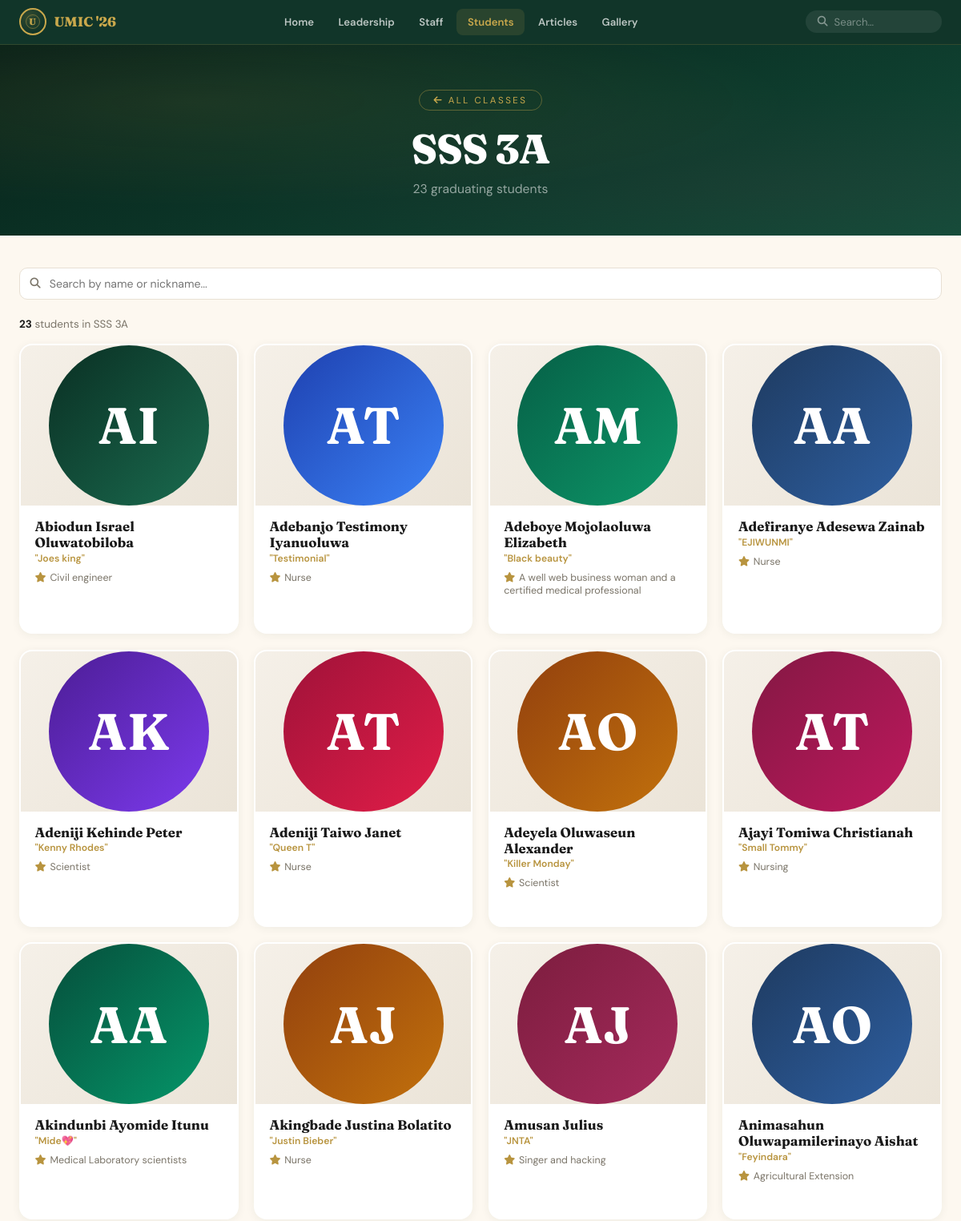
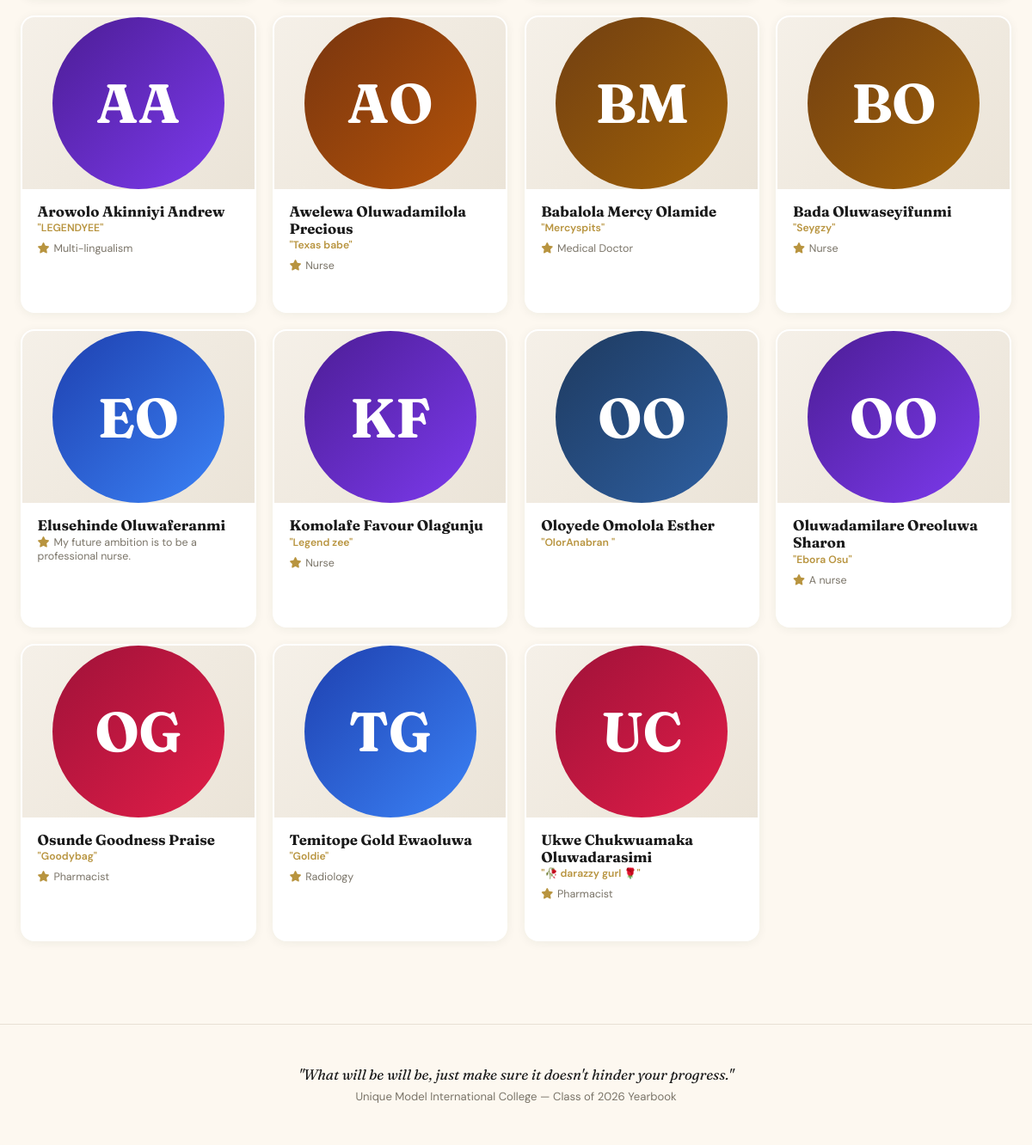
The app's page /class/SSS 3A with its own data (2 pictures, top to bottom).
### tables this page shows
CREATE TABLE settings (
    id INTEGER PRIMARY KEY CHECK (id = 1),
    school_name TEXT DEFAULT 'Unique Model International College',
    motto TEXT DEFAULT 'What will be will be, just make sure it doesn''t hinder your progress.',
    graduation_year TEXT DEFAULT '2026',
    theme_primary TEXT DEFAULT '#0A2F23',
    theme_accent TEXT DEFAULT '#C9A84C',
    principal_message TEXT DEFAULT '',
    logo TEXT DEFAULT ''
);

CREATE TABLE students (
    id INTEGER PRIMARY KEY AUTOINCREMENT,
    full_name TEXT NOT NULL,
    class_name TEXT NOT NULL,
    nickname TEXT DEFAULT '',
    post_held TEXT DEFAULT '',
    dob TEXT DEFAULT '',
    year_of_admission TEXT DEFAULT '',
    religion TEXT DEFAULT '',
    mode_of_schooling TEXT DEFAULT '',
    state_of_origin TEXT DEFAULT '',
    home_town TEXT DEFAULT '',
    contact_number TEXT DEFAULT '',
    social_media TEXT DEFAULT '',
    role_model TEXT DEFAULT '',
    hobbies TEXT DEFAULT '',
    best_friends TEXT DEFAULT '',
    folks_never_forget TEXT DEFAULT '',
    favourite_colour TEXT DEFAULT '',
    favourite_subject TEXT DEFAULT '',
    toughest_subject TEXT DEFAULT '',
    favourite_teacher TEXT DEFAULT '',
    most_admired_teacher TEXT DEFAULT '',
    favourite_non_teaching TEXT DEFAULT '',
    most_admired_classmate TEXT DEFAULT '',
    best_seat_partner TEXT DEFAULT '',
    day_one_friend TEXT DEFAULT '',
    class_crush TEXT DEFAULT '',
    teachers_missed TEXT DEFAULT '',
    favourite_food TEXT DEFAULT '',
    favourite_fruit TEXT DEFAULT '',
    movie_type TEXT DEFAULT '',
    best_artist TEXT DEFAULT '',
    best_slang TEXT DEFAULT '',
    favourite_quote TEXT DEFAULT '',
    best_moment TEXT DEFAULT '',
    embarrassing_moment TEXT DEFAULT '',
    weird_moment TEXT DEFAULT '',
    worst_moment TEXT DEFAULT '',
    never_forget TEXT DEFAULT '',
    better_than_thought TEXT DEFAULT '',
    impact_of_umic TEXT DEFAULT '',
    journey_description TEXT DEFAULT '',
    advice_to_future TEXT DEFAULT '',
    never_miss TEXT DEFAULT '',
    secretly_miss TEXT DEFAULT '',
    class_enjoyed_most TEXT DEFAULT '',
    notable_phobia TEXT DEFAULT '',
    future_ambition TEXT DEFAULT '',
    dreamland TEXT DEFAULT '',
    people_to_meet TEXT DEFAULT '',
    wish TEXT DEFAULT '',
    parting_words TEXT DEFAULT '',
    created_at TEXT DEFAULT (datetime('now'))
);

### app.py (the view)
@app.route('/class/<class_name>')
def class_students(class_name):
    db = get_db()
    settings = row_to_dict(db.execute("SELECT * FROM settings WHERE id=1").fetchone())
    students = db.execute("""SELECT * FROM students WHERE class_name=? ORDER BY full_name""",
                           (class_name,)).fetchall()
    if not students:
        abort(404)
    enriched = []
    for s in students:
        sd = dict(s)
        photo = db.execute("""SELECT data_url FROM student_photos WHERE student_id=?
                               ORDER BY is_cover DESC, sort_order ASC LIMIT 1""", (s['id'],)).fetchone()
        sd['cover_photo'] = photo['data_url'] if photo else None
        enriched.append(sd)
    return render_template('class_students.html', settings=settings, class_name=class_name, students=enriched)

### app.py (called while the page is built)
def get_db():
    if 'db' not in g:
        g.db = sqlite3.connect(DB_PATH)
        g.db.row_factory = sqlite3.Row
        g.db.execute("PRAGMA foreign_keys = ON")
    return g.db

def row_to_dict(row):
    return dict(row) if row else None

### templates/class_students.html (shortened to what this page needs)
{% extends "base.html" %}
{% set active_page = 'classes' %}
{% block content %}
<section class="page-hero">
  <div class="eyebrow"><a href="{{ url_for('classes') }}" style="color:var(--accent)"><i class="fas fa-arrow-left"></i> All Classes</a></div>
  <h1>{{ class_name }}</h1>
  <p>{{ students|length }} graduating student{{ 's' if students|length != 1 else '' }}</p>
</section>
<div class="section-wrap">
  <div class="toolbar">
    <div class="search-box">
      <i class="fas fa-search"></i>
      <input type="text" id="studentSearch" placeholder="Search by name or nickname...">
    </div>
  </div>
  <p class="results-info" id="resultsInfo"><strong>{{ students|length }}</strong> students in {{ class_name }}</p>
  <div class="sgrid" id="studentGrid">
    {% for s in students %}
    <a href="{{ url_for('student_profile', student_id=s.id) }}" class="scard card-in" style="animation-delay:{{ (loop.index0 * 0.04)|round(2) }}s"
       data-name="{{ s.full_name|lower }}" data-nick="{{ s.nickname|lower }}">
      <div class="scard-photo">
      </div>
      <div class="scard-body">
        <div class="scard-name">{{ s.full_name }}</div>
        {% if s.nickname %}<div class="scard-nick">"{{ s.nickname.split(',')[0] }}"</div>{% endif %}
        {% if s.future_ambition %}<div class="scard-meta"><i class="fas fa-star" style="color:var(--accent-dim);margin-right:.3rem"></i>{{ s.future_ambition }}</div>{% endif %}
      </div>
    </a>
    {% else %}
    <div class="empty-state">
      <i class="fas fa-user-graduate"></i>
      <p>No students added to this class yet.</p>
    </div>
    {% endfor %}
  </div>
</div>
{% endblock %}

### templates/base.html (shortened to what this page needs)
<!DOCTYPE html>
<html lang="en">
<head>
<link rel="stylesheet" href="https://cdnjs.cloudflare.com/ajax/libs/font-awesome/6.5.0/css/all.min.css">
<link rel="stylesheet" href="{{ url_for('static', filename='css/style.css') }}">
</head>
<body>
<nav id="siteNav">
  <div class="nav-inner">
    <a href="{{ url_for('home') }}" class="nav-brand">
      <div class="seal"><span class="seal-mark">U</span></div>
      <span>UMIC '{{ settings.graduation_year[-2:] if settings.graduation_year else '26' }}</span>
    </a>
    <div class="nav-links">
      <a href="{{ url_for('home') }}" class="nav-link {{ 'active' if active_page=='home' else '' }}">Home</a>
      <a href="{{ url_for('leadership') }}" class="nav-link {{ 'active' if active_page=='leadership' else '' }}">Leadership</a>
      <a href="{{ url_for('staff') }}" class="nav-link {{ 'active' if active_page=='staff' else '' }}">Staff</a>
      <a href="{{ url_for('classes') }}" class="nav-link {{ 'active' if active_page=='classes' else '' }}">Students</a>
      <a href="{{ url_for('articles') }}" class="nav-link {{ 'active' if active_page=='articles' else '' }}">Articles</a>
      <a href="{{ url_for('gallery') }}" class="nav-link {{ 'active' if active_page=='gallery' else '' }}">Gallery</a>
    </div>
    <form class="nav-search" action="{{ url_for('search') }}" method="get" id="navSearchForm">
      <i class="fas fa-search"></i>
      <input type="text" name="q" placeholder="Search...">
    </form>
  </div>
</nav>
{% block content %}{% endblock %}
<footer>
  <p class="fq">"{{ settings.motto }}"</p>
  <p>{{ settings.school_name }} — Class of {{ settings.graduation_year }} Yearbook</p>
</footer>
</body>
</html>

### records on screen
settings: graduation_year "26", motto "What will be will be, just make sure it doesn't hinder your progress.", school_name "Unique Model International College", graduation_year "2026"
students: full_name "Abiodun Israel Oluwatobiloba", nickname "Joes king", future_ambition "Civil engineer"
students: full_name "Adebanjo Testimony Iyanuoluwa", nickname "Testimonial", future_ambition "Nurse"
students: full_name "Adeboye Mojolaoluwa Elizabeth", nickname "Black beauty", future_ambition "A well web business woman and a certified medical professional"
students: full_name "Adefiranye Adesewa Zainab", nickname "EJIWUNMI", future_ambition "Nurse"
students: full_name "Adeniji Kehinde Peter", nickname "Kenny Rhodes", future_ambition "Scientist"
students: full_name "Adeniji Taiwo Janet", nickname "Queen T", future_ambition "Nurse"
students: full_name "Adeyela Oluwaseun Alexander", nickname "Killer Monday", future_ambition "Scientist"
students: full_name "Ajayi Tomiwa Christianah", nickname "Small Tommy", future_ambition "Nursing"
students: full_name "Akindunbi Ayomide Itunu", nickname "Mide💖", future_ambition "Medical Laboratory scientists"
students: full_name "Akingbade Justina Bolatito", nickname "Justin Bieber", future_ambition "Nurse"
students: full_name "Amusan Julius", nickname "JNTA", future_ambition "Singer and hacking"
students: full_name "Animasahun Oluwapamilerinayo Aishat", nickname "Feyindara", future_ambition "Agricultural Extension"
students: full_name "Arowolo Akinniyi Andrew", nickname "LEGENDYEE", future_ambition "Multi-lingualism"
students: full_name "Awelewa Oluwadamilola Precious", nickname "Texas babe", future_ambition "Nurse"
students: full_name "Babalola Mercy Olamide", nickname "Mercyspits", future_ambition "Medical Doctor"
students: full_name "Bada Oluwaseyifunmi", nickname "Seygzy", future_ambition "Nurse"
students: full_name "Elusehinde Oluwaferanmi", future_ambition "My future ambition is to be a professional nurse."
students: full_name "Komolafe Favour Olagunju", nickname "Legend zee", future_ambition "Nurse"
students: full_name "Oloyede Omolola Esther", nickname "OlorAnabran"
students: full_name "Oluwadamilare Oreoluwa Sharon", nickname "Ebora Osu", future_ambition "A nurse"
students: full_name "Osunde Goodness Praise", nickname "Goodybag", future_ambition "Pharmacist"
students: full_name "Temitope Gold Ewaoluwa", nickname "Goldie", future_ambition "Radiology"
students: full_name "Ukwe Chukwuamaka Oluwadarasimi", nickname "🥀 darazzy gurl 🌹", future_ambition "Pharmacist"

### other values on screen
{{ class_name }} "SSS 3A"
{{ students|length }} "23"
{{ 's' if students|length != 1 else '' }} "s"
